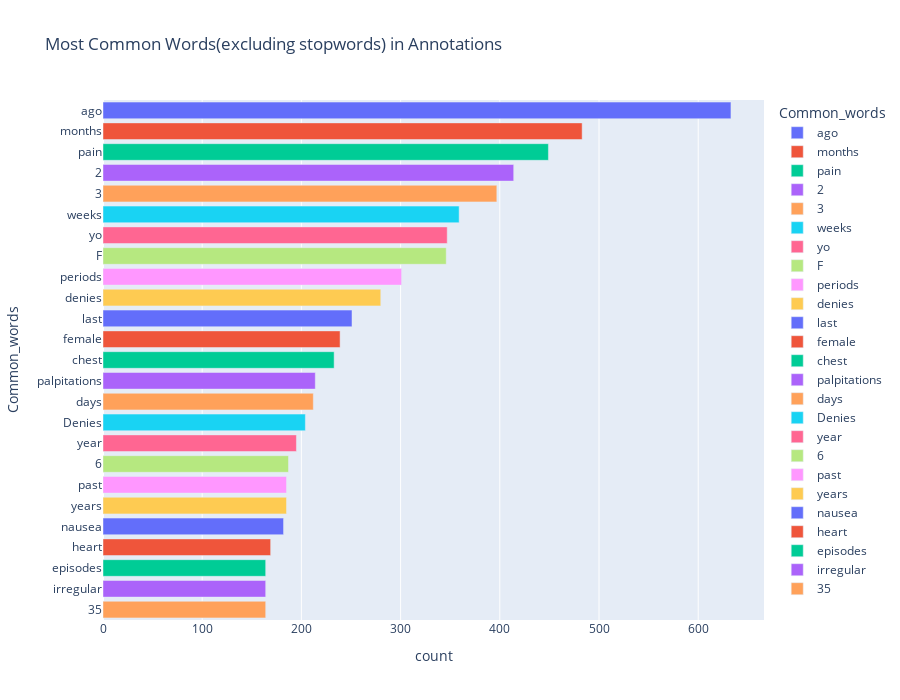

Notebook code cell kept with this figure:
### Code cell
nltk.download('stopwords')

def join_fea(annotation):
    text = [word for words in ast.literal_eval(annotation) for word in words.split() if word not in set(stopwords.words('english'))]
    return text

train['text'] = train['annotation'].apply(lambda x : join_fea(x))

top = Counter([word for words in train['text'] for word in words])
df_temp = pd.DataFrame(top.most_common(25))
df_temp.columns = ['Common_words','count']

fig = px.bar(df_temp, x='count', y='Common_words', title='Most Common Words(excluding stopwords) in Annotations', orientation='h', width=900,height=700, color='Common_words')
fig.show()

### Figure 1 — Plotly figure (JSON) as saved in the notebook; plotly's stock layout.template omitted (floating-point values rounded to 4 significant figures)
{"data": [{"alignmentgroup": "True", "hovertemplate": "Common_words=%{y}<br>count=%{x}<extra></extra>", "legendgroup": "ago", "marker": {"color": "#636efa", "pattern": {"shape": ""}}, "name": "ago", "offsetgroup": "ago", "orientation": "h", "showlegend": true, "textposition": "auto", "type": "bar", "x": [633], "xaxis": "x", "y": ["ago"], "yaxis": "y"}, {"alignmentgroup": "True", "hovertemplate": "Common_words=%{y}<br>count=%{x}<extra></extra>", "legendgroup": "months", "marker": {"color": "#EF553B", "pattern": {"shape": ""}}, "name": "months", "offsetgroup": "months", "orientation": "h", "showlegend": true, "textposition": "auto", "type": "bar", "x": [483], "xaxis": "x", "y": ["months"], "yaxis": "y"}, {"alignmentgroup": "True", "hovertemplate": "Common_words=%{y}<br>count=%{x}<extra></extra>", "legendgroup": "pain", "marker": {"color": "#00cc96", "pattern": {"shape": ""}}, "name": "pain", "offsetgroup": "pain", "orientation": "h", "showlegend": true, "textposition": "auto", "type": "bar", "x": [449], "xaxis": "x", "y": ["pain"], "yaxis": "y"}, {"alignmentgroup": "True", "hovertemplate": "Common_words=%{y}<br>count=%{x}<extra></extra>", "legendgroup": "2", "marker": {"color": "#ab63fa", "pattern": {"shape": ""}}, "name": "2", "offsetgroup": "2", "orientation": "h", "showlegend": true, "textposition": "auto", "type": "bar", "x": [414], "xaxis": "x", "y": ["2"], "yaxis": "y"}, {"alignmentgroup": "True", "hovertemplate": "Common_words=%{y}<br>count=%{x}<extra></extra>", "legendgroup": "3", "marker": {"color": "#FFA15A", "pattern": {"shape": ""}}, "name": "3", "offsetgroup": "3", "orientation": "h", "showlegend": true, "textposition": "auto", "type": "bar", "x": [397], "xaxis": "x", "y": ["3"], "yaxis": "y"}, {"alignmentgroup": "True", "hovertemplate": "Common_words=%{y}<br>count=%{x}<extra></extra>", "legendgroup": "weeks", "marker": {"color": "#19d3f3", "pattern": {"shape": ""}}, "name": "weeks", "offsetgroup": "weeks", "orientation": "h", "showlegend": true, "textposition": "auto", "type": "bar", "x": [359], "xaxis": "x", "y": ["weeks"], "yaxis": "y"}, {"alignmentgroup": "True", "hovertemplate": "Common_words=%{y}<br>count=%{x}<extra></extra>", "legendgroup": "yo", "marker": {"color": "#FF6692", "pattern": {"shape": ""}}, "name": "yo", "offsetgroup": "yo", "orientation": "h", "showlegend": true, "textposition": "auto", "type": "bar", "x": [347], "xaxis": "x", "y": ["yo"], "yaxis": "y"}, {"alignmentgroup": "True", "hovertemplate": "Common_words=%{y}<br>count=%{x}<extra></extra>", "legendgroup": "F", "marker": {"color": "#B6E880", "pattern": {"shape": ""}}, "name": "F", "offsetgroup": "F", "orientation": "h", "showlegend": true, "textposition": "auto", "type": "bar", "x": [346], "xaxis": "x", "y": ["F"], "yaxis": "y"}, {"alignmentgroup": "True", "hovertemplate": "Common_words=%{y}<br>count=%{x}<extra></extra>", "legendgroup": "periods", "marker": {"color": "#FF97FF", "pattern": {"shape": ""}}, "name": "periods", "offsetgroup": "periods", "orientation": "h", "showlegend": true, "textposition": "auto", "type": "bar", "x": [301], "xaxis": "x", "y": ["periods"], "yaxis": "y"}, {"alignmentgroup": "True", "hovertemplate": "Common_words=%{y}<br>count=%{x}<extra></extra>", "legendgroup": "denies", "marker": {"color": "#FECB52", "pattern": {"shape": ""}}, "name": "denies", "offsetgroup": "denies", "orientation": "h", "showlegend": true, "textposition": "auto", "type": "bar", "x": [280], "xaxis": "x", "y": ["denies"], "yaxis": "y"}, {"alignmentgroup": "True", "hovertemplate": "Common_words=%{y}<br>count=%{x}<extra></extra>", "legendgroup": "last", "marker": {"color": "#636efa", "pattern": {"shape": ""}}, "name": "last", "offsetgroup": "last", "orientation": "h", "showlegend": true, "textposition": "auto", "type": "bar", "x": [251], "xaxis": "x", "y": ["last"], "yaxis": "y"}, {"alignmentgroup": "True", "hovertemplate": "Common_words=%{y}<br>count=%{x}<extra></extra>", "legendgroup": "female", "marker": {"color": "#EF553B", "pattern": {"shape": ""}}, "name": "female", "offsetgroup": "female", "orientation": "h", "showlegend": true, "textposition": "auto", "type": "bar", "x": [239], "xaxis": "x", "y": ["female"], "yaxis": "y"}, {"alignmentgroup": "True", "hovertemplate": "Common_words=%{y}<br>count=%{x}<extra></extra>", "legendgroup": "chest", "marker": {"color": "#00cc96", "pattern": {"shape": ""}}, "name": "chest", "offsetgroup": "chest", "orientation": "h", "showlegend": true, "textposition": "auto", "type": "bar", "x": [233], "xaxis": "x", "y": ["chest"], "yaxis": "y"}, {"alignmentgroup": "True", "hovertemplate": "Common_words=%{y}<br>count=%{x}<extra></extra>", "legendgroup": "palpitations", "marker": {"color": "#ab63fa", "pattern": {"shape": ""}}, "name": "palpitations", "offsetgroup": "palpitations", "orientation": "h", "showlegend": true, "textposition": "auto", "type": "bar", "x": [214], "xaxis": "x", "y": ["palpitations"], "yaxis": "y"}, {"alignmentgroup": "True", "hovertemplate": "Common_words=%{y}<br>count=%{x}<extra></extra>", "legendgroup": "days", "marker": {"color": "#FFA15A", "pattern": {"shape": ""}}, "name": "days", "offsetgroup": "days", "orientation": "h", "showlegend": true, "textposition": "auto", "type": "bar", "x": [212], "xaxis": "x", "y": ["days"], "yaxis": "y"}, {"alignmentgroup": "True", "hovertemplate": "Common_words=%{y}<br>count=%{x}<extra></extra>", "legendgroup": "Denies", "marker": {"color": "#19d3f3", "pattern": {"shape": ""}}, "name": "Denies", "offsetgroup": "Denies", "orientation": "h", "showlegend": true, "textposition": "auto", "type": "bar", "x": [204], "xaxis": "x", "y": ["Denies"], "yaxis": "y"}, {"alignmentgroup": "True", "hovertemplate": "Common_words=%{y}<br>count=%{x}<extra></extra>", "legendgroup": "year", "marker": {"color": "#FF6692", "pattern": {"shape": ""}}, "name": "year", "offsetgroup": "year", "orientation": "h", "showlegend": true, "textposition": "auto", "type": "bar", "x": [195], "xaxis": "x", "y": ["year"], "yaxis": "y"}, {"alignmentgroup": "True", "hovertemplate": "Common_words=%{y}<br>count=%{x}<extra></extra>", "legendgroup": "6", "marker": {"color": "#B6E880", "pattern": {"shape": ""}}, "name": "6", "offsetgroup": "6", "orientation": "h", "showlegend": true, "textposition": "auto", "type": "bar", "x": [187], "xaxis": "x", "y": ["6"], "yaxis": "y"}, {"alignmentgroup": "True", "hovertemplate": "Common_words=%{y}<br>count=%{x}<extra></extra>", "legendgroup": "past", "marker": {"color": "#FF97FF", "pattern": {"shape": ""}}, "name": "past", "offsetgroup": "past", "orientation": "h", "showlegend": true, "textposition": "auto", "type": "bar", "x": [185], "xaxis": "x", "y": ["past"], "yaxis": "y"}, {"alignmentgroup": "True", "hovertemplate": "Common_words=%{y}<br>count=%{x}<extra></extra>", "legendgroup": "years", "marker": {"color": "#FECB52", "pattern": {"shape": ""}}, "name": "years", "offsetgroup": "years", "orientation": "h", "showlegend": true, "textposition": "auto", "type": "bar", "x": [185], "xaxis": "x", "y": ["years"], "yaxis": "y"}, {"alignmentgroup": "True", "hovertemplate": "Common_words=%{y}<br>count=%{x}<extra></extra>", "legendgroup": "nausea", "marker": {"color": "#636efa", "pattern": {"shape": ""}}, "name": "nausea", "offsetgroup": "nausea", "orientation": "h", "showlegend": true, "textposition": "auto", "type": "bar", "x": [182], "xaxis": "x", "y": ["nausea"], "yaxis": "y"}, {"alignmentgroup": "True", "hovertemplate": "Common_words=%{y}<br>count=%{x}<extra></extra>", "legendgroup": "heart", "marker": {"color": "#EF553B", "pattern": {"shape": ""}}, "name": "heart", "offsetgroup": "heart", "orientation": "h", "showlegend": true, "textposition": "auto", "type": "bar", "x": [169], "xaxis": "x", "y": ["heart"], "yaxis": "y"}, {"alignmentgroup": "True", "hovertemplate": "Common_words=%{y}<br>count=%{x}<extra></extra>", "legendgroup": "episodes", "marker": {"color": "#00cc96", "pattern": {"shape": ""}}, "name": "episodes", "offsetgroup": "episodes", "orientation": "h", "showlegend": true, "textposition": "auto", "type": "bar", "x": [164], "xaxis": "x", "y": ["episodes"], "yaxis": "y"}, {"alignmentgroup": "True", "hovertemplate": "Common_words=%{y}<br>count=%{x}<extra></extra>", "legendgroup": "irregular", "marker": {"color": "#ab63fa", "pattern": {"shape": ""}}, "name": "irregular", "offsetgroup": "irregular", "orientation": "h", "showlegend": true, "textposition": "auto", "type": "bar", "x": [164], "xaxis": "x", "y": ["irregular"], "yaxis": "y"}, {"alignmentgroup": "True", "hovertemplate": "Common_words=%{y}<br>count=%{x}<extra></extra>", "legendgroup": "35", "marker": {"color": "#FFA15A", "pattern": {"shape": ""}}, "name": "35", "offsetgroup": "35", "orientation": "h", "showlegend": true, "textposition": "auto", "type": "bar", "x": [164], "xaxis": "x", "y": ["35"], "yaxis": "y"}], "layout": {"barmode": "relative", "height": 700, "legend": {"title": {"text": "Common_words"}, "tracegroupgap": 0}, "title": {"text": "Most Common Words(excluding stopwords) in Annotations"}, "width": 900, "xaxis": {"anchor": "y", "domain": [0, 1], "title": {"text": "count"}}, "yaxis": {"anchor": "x", "categoryarray": ["35", "irregular", "episodes", "heart", "nausea", "years", "past", "6", "year", "Denies", "days", "palpitations", "chest", "female", "last", "denies", "periods", "F", "yo", "weeks", "3", "2", "pain", "months", "ago"], "categoryorder": "array", "domain": [0, 1], "title": {"text": "Common_words"}}}}
